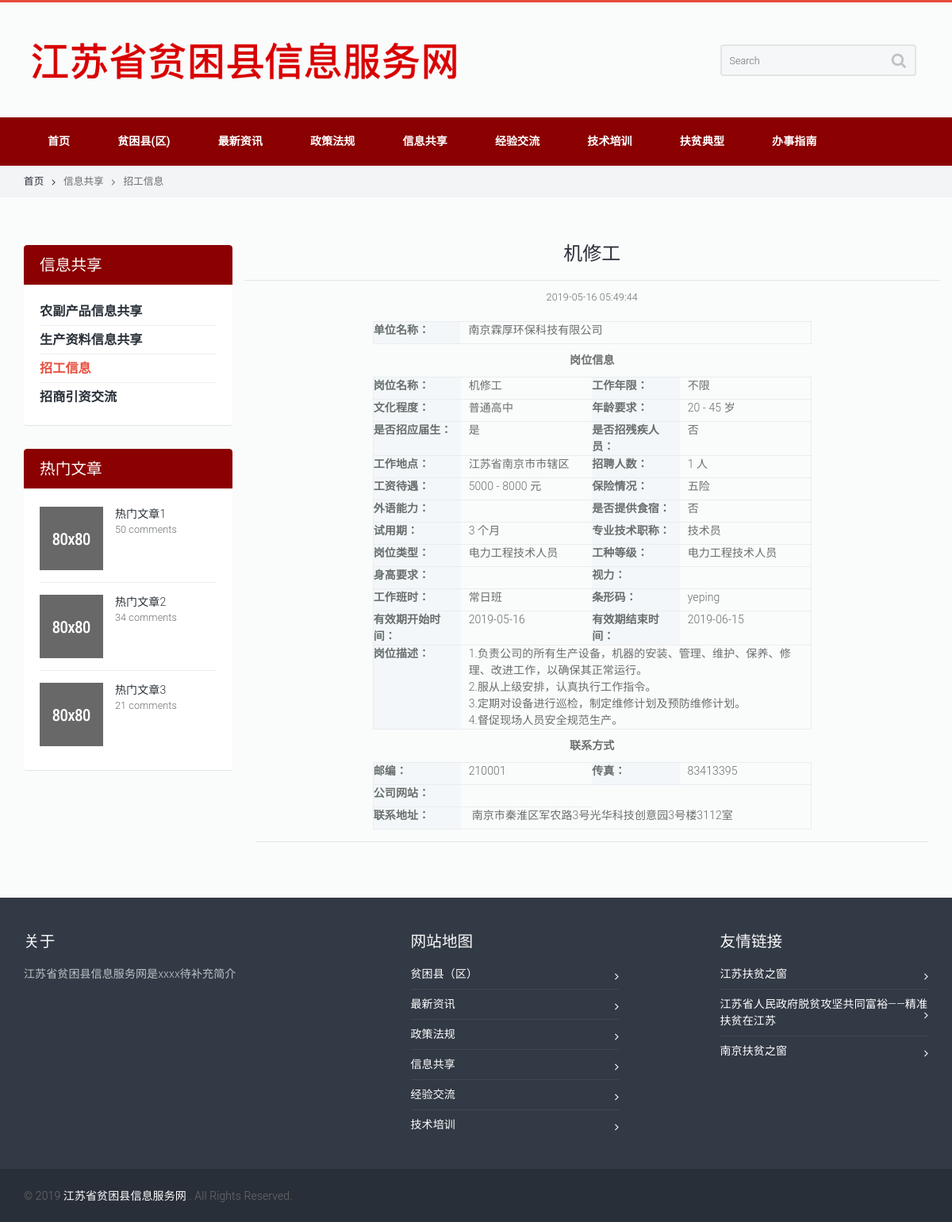
/list_hire_article.php?job_id=1, run on the app's committed database.
### tables this page shows
CREATE TABLE "menu" (
	 "id" integer NOT NULL PRIMARY KEY AUTOINCREMENT,
	 "father" integer,
	 "name" TEXT,
	 "fathername" TEXT,
	 "son" integer
);

CREATE TABLE "job" (
	 "id" INTEGER NOT NULL PRIMARY KEY AUTOINCREMENT,
	 "job_name" TEXT,
	 "com_name" TEXT,
	 "date" TEXT,
	 "job_num" INTEGER,
	 "job_limit" TEXT,
	 "job_place" TEXT,
	 "html" TEXT
);

### list_hire_article.php (the view, shortened to what this page needs)
<!doctype html>
<html lang="en">
	<head>
		<link rel="stylesheet" type="text/css" media="all" href="css/bootstrap.min.css">
		<link rel="stylesheet" type="text/css" media="all" href="css/owl.carousel.css">
		<link rel="stylesheet" type="text/css" media="all" href="css/owl.transitions.css">
		<link rel="stylesheet" type="text/css" media="all" href="css/style.css">
		<link rel="stylesheet" type="text/css" media="all" href="css/camera.css">
		<link rel="stylesheet" type="text/css" media="all" href="css/jquery.custom-scrollbar.css">
		<link href="css/font-awesome.min.css" rel="stylesheet">
        <link href="css/hire.css" rel="stylesheet">
	</head>
	<?php
            $db = new SQLite3('data/data.db');
            $menu_id = 3;
            $list_id = 3;
            $job_id = $_GET['job_id'];
            $results = $db->query("select * from menu where father='$menu_id' and son='$list_id'");
            $v = $results->fetchArray();
            $menu_name = $v['fathername'];
            $list_name = $v['name'];
            $results = $db->query("select * from job where id='$job_id'");
            $v = $results->fetchArray();
            $job_name = $v['job_name'];
            $date = $v['date'];
            $job_html = $v['html'];
    ?>
	<body>
		<div class="wide_layout relative">
			<div id="head">
			</div>
			<section class="breadcrumbs">
				<div class="container">
					<ul class="horizontal_list clearfix bc_list f_size_medium">
						<li class="m_right_10 current"><a href="index.php" class="default_t_color">首页<i class="fa fa-angle-right d_inline_middle m_left_10"></i></a></li>
						<li><a href="list.php?menu_id=<?=$menu_id?>&list_id=1" class="default_t_color"><?=$menu_name?><i class="fa fa-angle-right d_inline_middle m_left_10 m_right_10"></i></a></li>
                        <li><a href="list.php?menu_id=<?=$menu_id?>&list_id=<?=$list_id?>" class="default_t_color"><?=$list_name?></a></li>
					</ul>
				</div>
			</section>
			<div class="page_content_offset">
				<div class="container">
					<div class="row clearfix">
						<aside class="col-lg-3 col-md-3 col-sm-3">
							<figure class="widget shadow r_corners wrapper m_bottom_30">
								<figcaption>
									<h3 class="color_light"><?=$menu_name?></h3>
								</figcaption>
								<ul class="widget_content">
									<ul class="categories_list">
										<?php
											$results = $db->query("select * from menu where father='$menu_id'");
											while ($v = $results->fetchArray()) {
												$current_list_name = $v['name'];
												$current_list_id = $v['son'];
												if ($current_list_id == $list_id) {
										?>
                                                    <li class="active">
                                                        <a href="list.php?menu_id=<?=$menu_id?>&list_id=<?=$current_list_id?>" class="f_size_large color_dark d_block">
                                                            <b><?=$current_list_name?></b>
                                                        </a>
                                                    </li>
										<?php   } else { ?>
                                                    <li>
                                                        <a href="list.php?menu_id=<?=$menu_id?>&list_id=<?=$current_list_id?>" class="f_size_large color_dark d_block">
                                                            <b><?=$current_list_name?></b>
                                                        </a>
                                                    </li>
                                        <?php
												}
                                            } ?>
									</ul>
								</ul>
							</figure>
							<figure class="widget shadow r_corners wrapper m_bottom_30">
								<figcaption>
									<h3 class="color_light">热门文章</h3>
								</figcaption>
								<div class="widget_content">
									<article class="clearfix m_bottom_15">
										<img src="images/article_img_1.jpg" alt="" class="f_left m_right_15 m_sm_bottom_10 f_sm_none f_xs_left m_xs_bottom_0">
										<a href="#" class="color_dark d_block bt_link p_vr_0">热门文章1</a>
										<p class="f_size_medium">50 comments</p>
									</article>
									<hr class="m_bottom_15">
									<article class="clearfix m_bottom_15">
										<img src="images/article_img_2.jpg" alt="" class="f_left m_right_15 m_sm_bottom_10 f_sm_none f_xs_left m_xs_bottom_0">
										<a href="#" class="color_dark d_block p_vr_0 bt_link">热门文章2</a>
										<p class="f_size_medium">34 comments</p>
									</article>
									<hr class="m_bottom_15">
									<article class="clearfix m_bottom_5">
										<img src="images/article_img_3.jpg" alt="" class="f_left m_right_15 m_sm_bottom_10 f_sm_none f_xs_left m_xs_bottom_0">
										<a href="#" class="color_dark d_block p_vr_0 bt_link">热门文章3</a>
										<p class="f_size_medium">21 comments</p>
									</article>
								</div>
							</figure>
						</aside>
						<section class="col-lg-9 col-md-9 col-sm-9">
                            <article class="m_bottom_15" style="">
                                <div class="row clearfix m_bottom_15">
                                    <div class="">
                                        <h2 class="m_bottom_5 color_dark fw_medium m_xs_bottom_10" style="text-align: center;"><?=$job_name?></h2>
                                        <hr class="divider_type_3 m_top_20 m_bottom_10 ">
                                        <p class="f_size_medium" style="text-align: center;"><?=$date?></p>
                                    </div>
                                    <div class="m_top_20" style="margin-left: 10px; margin-right: 10px">
                                        <div align="center"><?=$job_html?></div>
                                    </div>
                                </div>
                            </article>
                            <hr class="divider_type_3 m_bottom_10">
						</section>
					</div>
				</div>
			</div>
			<div id="myfoot">
			</div>
		</div>
	</body>
</html>

### data on the page
menu: fathername "信息共享", name "招工信息"
menu: name "农副产品信息共享"
menu: name "生产资料信息共享"
menu: name "招商引资交流"
job: job_name "机修工", date "2019-05-16 05:49:44", html "单位名称： 南京霖厚环保科技有限公司 岗位信息 岗位名称： 机修工 工作年限： 不限 文化程度： 普通高中 年龄要求： 20 - 45 岁 是否招应届生： 是 是否招残疾人员： 否 工作地点： 江苏省南京市市辖区 招聘人数： 1 人 工资待遇： 5000 - 8000 元 保险情况： 五险 外语能力： 是否提供食宿： 否 试用期： 3 个月 专业技术职称： 技术员 岗位类型： 电力工程技术人员 工种等级： 电力工程技术人员 身高要求： 视力： 工作班时： 常日班 条形码： yeping 有效期开始时间： 2019-05-16 有效期结束时间： 2019-06-15 岗位描述： 1. 负责公司的所有生产设备，机器的安装、管理、维护、保养、修理、改进工作，以确保其正常运行。 2. 服从上级安排，认真执行工作指令。 3. 定期对设备进行巡检，制定维修计划及预防维修计划。 4. 督促现场人员安全规范生产。 联系方式 邮编： 210001 传真： 83413395 公司网站： 联系地址： 南京市秦淮区军农路 3 号光华科技创意园 3 号楼 3112 室"
